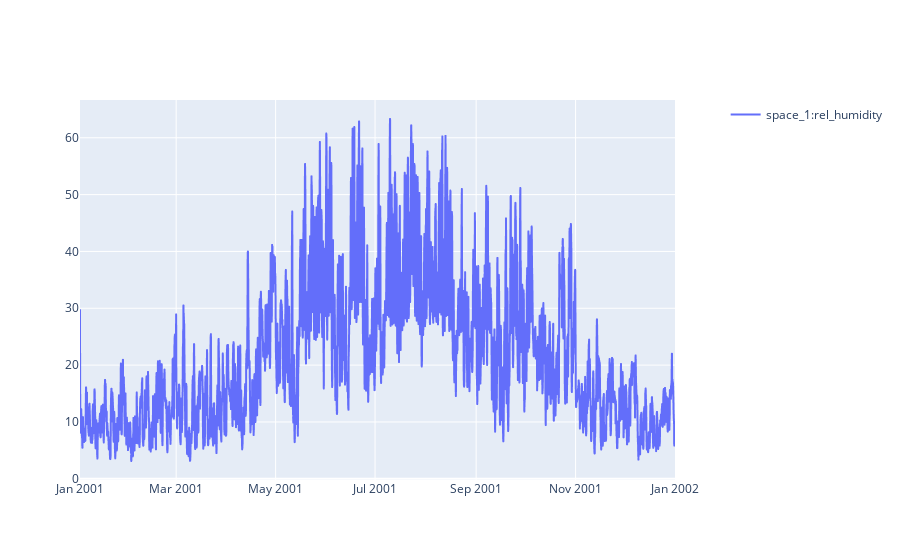

The cell this chart's notebook holds for it:
### Code cell
sim.plot(pro.dates(),[pro.component("space_1").variable("rel_humidity")])

### Figure 1 — Plotly figure (JSON) as saved in the notebook; plotly's stock layout.template omitted (floating-point values rounded to 4 significant figures; data arrays with more than 128 entries replaced by an {"elided": "..."} marker saying what was removed)
{"data": [{"hovertemplate": "date=%{x}<br>space_1:rel_humidity=%{y}<extra></extra>", "legendgroup": "", "line": {"dash": "solid"}, "marker": {"symbol": "circle"}, "mode": "lines", "name": "space_1:rel_humidity", "showlegend": true, "type": "scattergl", "x": {"elided": "8760 str values"}, "xaxis": "x", "y": {"elided": "8760 float values"}, "yaxis": "y"}], "layout": {"xaxis": {"anchor": "y", "domain": [0, 0.94]}, "yaxis": {"anchor": "x", "domain": [0, 1]}, "yaxis2": {"anchor": "x", "overlaying": "y", "side": "right"}}}
